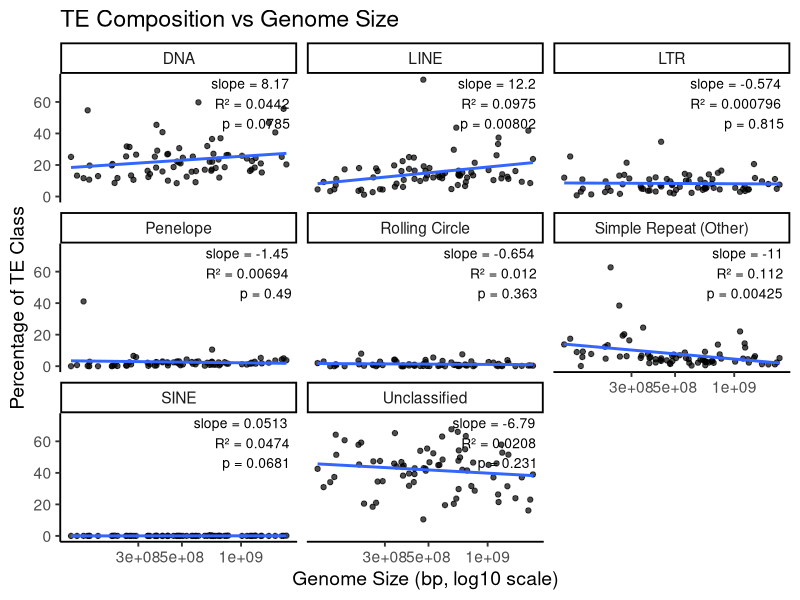
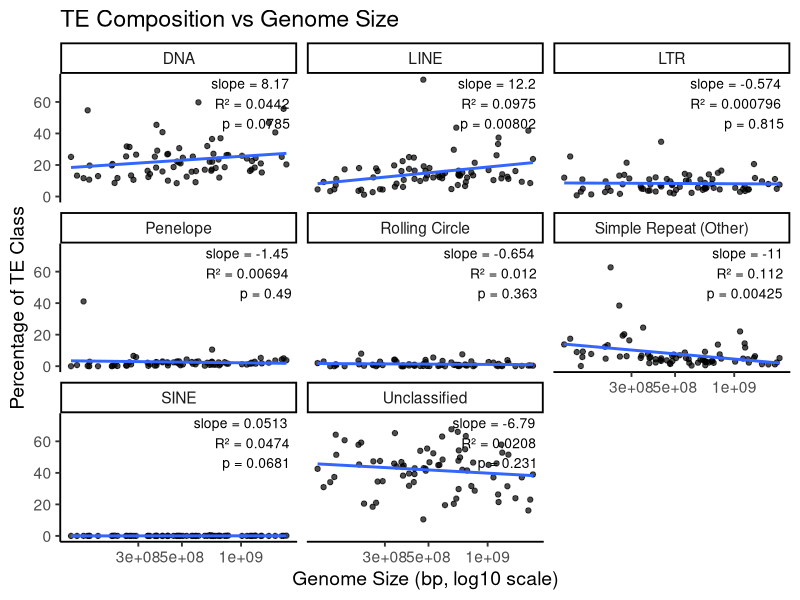

Here is the R script that generated these plots, in order:
library(tidyverse)
library(broom)

df <- read_csv("71_repeat_summary.csv")

df_long <- df %>%
  pivot_longer(
    cols = c("DNA", "Rolling Circle", "Penelope", "LINE", "SINE", "LTR", "Simple Repeat (Other)", "Unclassified"),
    names_to = "TE_class",
    values_to = "percent"
  )

model_stats <- df_long %>%
  group_by(TE_class) %>%
  group_modify(~{
    model <- lm(percent ~ log10(`Genome Size`), data = .x)

    tidy_mod <- tidy(model)
    glance_mod <- glance(model)

    slope_row <- tidy_mod %>%
      filter(term != "(Intercept)") %>%
      slice(1)

    tibble(
      slope = slope_row$estimate,
      p_value = slope_row$p.value,
      r_squared = glance_mod$r.squared
    )
  }) %>%
  ungroup() %>%
  mutate(
    label = paste0(
      "slope = ", signif(slope, 3), "\n",
      "R² = ", signif(r_squared, 3), "\n",
      "p = ", signif(p_value, 3)
    )
  )

p <- ggplot(df_long, aes(x = `Genome Size`, y = percent)) +
  geom_point(alpha = 0.7) +
  geom_smooth(method = "lm", se = FALSE) +
  facet_wrap(~ TE_class) +
  geom_text(
    data = model_stats,
    aes(x = Inf, y = Inf, label = label),
    hjust = 1.1,
    vjust = 1.1,
    inherit.aes = FALSE,
    size = 3.5
  ) +
  scale_x_log10() +
  labs(
    x = "Genome Size (bp, log10 scale)",
    y = "Percentage of TE Class",
    title = "TE Composition vs Genome Size"
  ) +
  theme_classic(base_size = 14)

print(p)

ggsave("TE_vs_genome_size_with_stats.pdf", p, width = 12, height = 8, dpi = 600)

# optional: print the stats table too
print(model_stats)
write_csv(model_stats, "TE_vs_genome_size_model_stats.csv")
